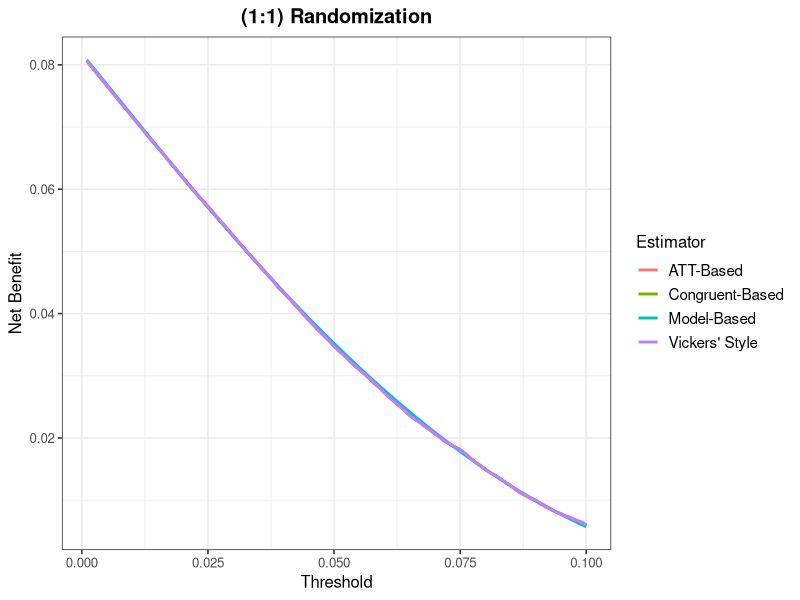
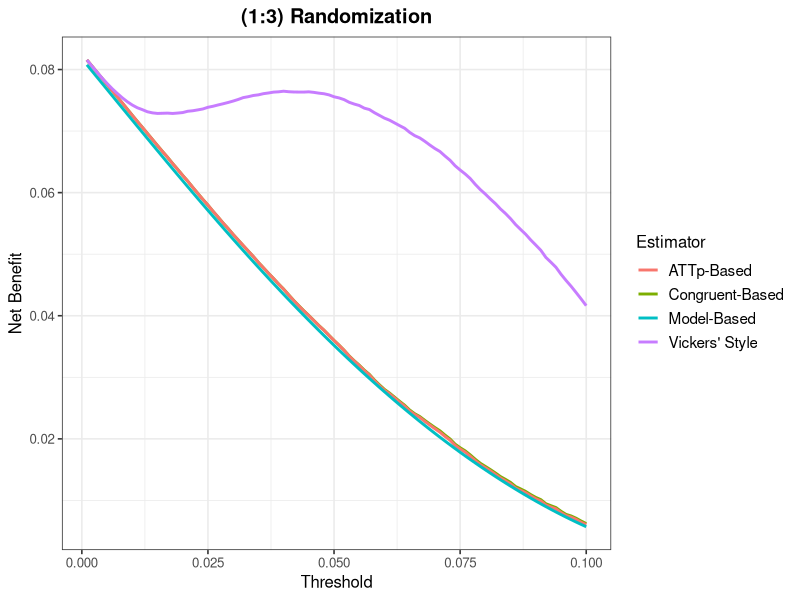
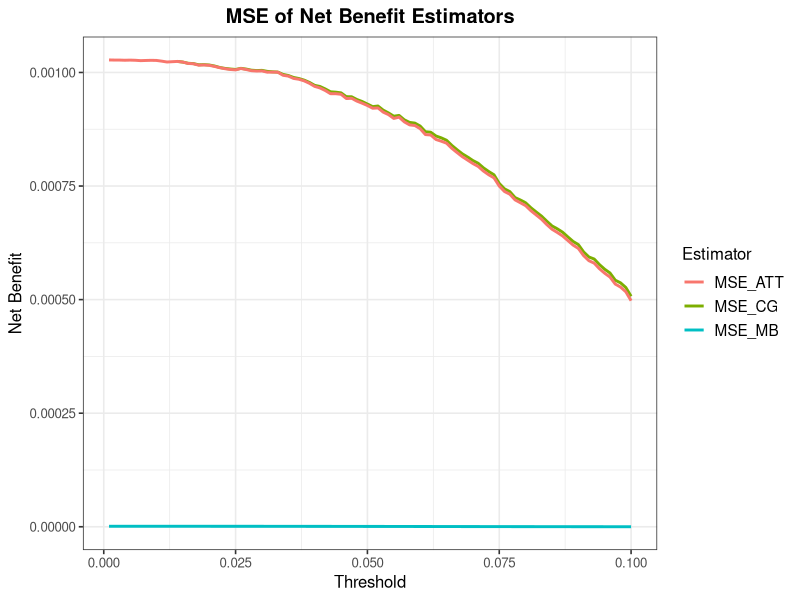

These figures' R source, in order: (Note: a time limit stopped this script after it produced the figures.)

library(dplyr)
library(parallel)
library(ggplot2)


set.seed(123)

##### Treatment Thresholds 
t.grd <- (1:100) / 1000

##### Estimators #####

#### Congruent Based Estimator
NB.CG <- function(y, a, pb, t.grd=NULL) {

  ## outcome prevalence in trial arms
  y.bar.cntrl <- mean(y[a==0]);  
  y.bar.trt <- mean(y[a==1])
  
  ##  very fine grid
  if(is.null(t.grd))
  {
    t.grd <- sort(unique(pb))
  }
  
  nb.model <- rep(NA, length(t.grd))  ### will be output
  
  for (i in 1:length(t.grd)) {
    
    r <- as.integer(pb > t.grd[i])
    
    E_Y_use_rule <- mean(y[a == 0 & r == 0]) * mean(r == 0) + mean(y[a == 1 & r == 1]) * mean(r == 1)
    
    nb.model[i] <- y.bar.cntrl - E_Y_use_rule - t.grd[i]*mean(pb > t.grd[i])   
    
  }
  
  list(t.grd=t.grd, nb.model=nb.model, 
       nb.all=y.bar.cntrl-y.bar.trt-t.grd)  
} 

#### ATT Based Estimator
NB.ATT <- function(y, a, pb, t.grd=NULL) {

  ## outcome prevalence in trial arms
  y.bar.cntrl <- mean(y[a==0]);  y.bar.trt <- mean(y[a==1])
  
  ##  very fine grid
  if(is.null(t.grd))
  {
    t.grd <- sort(unique(pb))
  }
  
  nb.model <- rep(NA, length(t.grd))  ### will be output
  
  for (i in 1:length(t.grd)) {
    
    ### who is above threshold?
    ndx <- which(pb >= t.grd[i])
    
    nb.model[i] <- (mean(y[ndx][a[ndx]==0])-mean(y[ndx][a[ndx]==1])-t.grd[i])*mean(pb > t.grd[i]) 
  }
  
  list(t.grd=t.grd, nb.model=nb.model, 
       nb.all=y.bar.cntrl-y.bar.trt-t.grd)  
}


#### Model-based NB. Only valid if pb=h. Does not work with y and a
NB.MB <- function(pb, t.grd=NULL) {
  
  ### doing quickly, but ...
  ### should check all three inputs are same length 
  ### should check pb is numeric, in [-1,1]
  
  ##  very fine grid
  if(is.null(t.grd))
  {
    t.grd <- sort(unique(pb))
  }
  
  nb.model <- rep(NA, length(t.grd))  ### will be output
  
  for (i in 1:length(t.grd)) {
    
    ### who is above threshold?
    ndx <- which(pb >= t.grd[i])
    nb.model[i] <- (mean(pb[ndx])-t.grd[i])*mean(pb > t.grd[i]) 
  }
  
  list(t.grd=t.grd, nb.model=nb.model, 
       nb.all=mean(pb-t.grd))
}

#### Vickers-Style Estimator 
NB.VS <- function(y, a, pb, t.grd=NULL) {
  
  ## outcome prevalence in trial arms
  y.bar.cntrl <- mean(y[a==0]);  
  y.bar.trt <- mean(y[a==1])
  
  ##  very fine grid
  if(is.null(t.grd))
  {
    t.grd <- sort(unique(pb))
  }
  
  nb.model <- rep(NA, length(t.grd))  ### will be output
  
  for (i in 1:length(t.grd)) {
    ### who is compliant at this threshold?
    
    ndx <- as.logical(a) == (pb > t.grd[i]) ### returns a list of the congruent individuals 
    
    nb.model[i] <- y.bar.cntrl - mean(y[ndx]) - t.grd[i]*mean(pb > t.grd[i])
    
  }
  
  list(t.grd=t.grd, nb.model=nb.model, 
       nb.all=y.bar.cntrl-y.bar.trt-t.grd)  
} 

##### CI Calculators 

##### Congruent Based Estimators ####

### Calculating the Standard Errors for the Congruent Based Estimator Delta Method 
delta_SE_CG <- function(y, a, pb, t.grd) {
  
  n <- length(y)
  se.cg <- numeric(length(t.grd))
  theta_hat <- numeric(length(t.grd))
  ci.lower <- numeric(length(t.grd))
  ci.upper <- numeric(length(t.grd))
  
  for (i in seq_along(t.grd)) {
    
    r <- as.integer(pb > t.grd[i])
    
    counts <- table(factor(a, levels = 0:1),
                    factor(r, levels = 0:1),
                    factor(y, levels = 0:1))
    
    q1 <- counts["0", "0", "0"] / n
    q2 <- counts["0", "0", "1"] / n
    q3 <- counts["0", "1", "0"] / n
    q4 <- counts["0", "1", "1"] / n
    q5 <- counts["1", "0", "0"] / n
    q6 <- counts["1", "0", "1"] / n
    q7 <- counts["1", "1", "0"] / n
    q8 <- counts["1", "1", "1"] / n
    
    q <- c(q1, q2, q3, q4, q5, q6, q7, q8)
    
    d1 <- q1 + q2 + q3 + q4
    benefit <- (q2 + q4) / d1
    
    harm_control <- (q2 / (q1 + q2)) * (q1 + q2 + q5 + q6)
    harm_treated <- (q8 / (q7 + q8)) * (q3 + q4 + q7 + q8)
    
    p <- q3 + q4 + q7 + q8
    
    theta_hat[i] <- benefit - (harm_control + harm_treated) - t.grd[i] * p
    
    grad <- numeric(8)
    grad[1] <- (q2 / (q1 + q2)) - (q2 * (q1 + q2 + q5 + q6)) / (q1 + q2)^2 - (q2 + q4) / d1^2
    grad[2] <- -((q1^2 + 2 * q1 * q2 + q2^2 + q1 * (q5 + q6)) / (q1 + q2)^2) + 1 / d1
    grad[3] <- -q8 / (q7 + q8) - t.grd[i] - (q2 + q4) / d1^2
    grad[4] <- -q8 / (q7 + q8) - t.grd[i] - (q2 + q4) / d1^2 + 1 / d1
    grad[5] <- -q2 / (q1 + q2)
    grad[6] <- -q2 / (q1 + q2)
    grad[7] <- (q3 * q8 + q4 * q8) / (q7 + q8)^2 - t.grd[i]
    grad[8] <- (q8 * (q3 + q4 + q7 + q8) - t.grd[i] * (q7 + q8)^2 - 
                  (q7 + q8) * (q3 + q4 + q7 + 2 * q8)) / (q7 + q8)^2
    
    Sigma <- matrix(0, 8, 8)
    for (j in 1:8) {
      for (k in 1:8) {
        if (j == k) {
          Sigma[j, k] <- q[j] * (1 - q[j]) / n
        } else {
          Sigma[j, k] <- -q[j] * q[k] / n
        }
      }
    }
    
    var_theta <- t(grad) %*% Sigma %*% grad
    se.cg[i] <- sqrt(as.numeric(var_theta))
    
    ci.lower[i] <- theta_hat[i] - 1.96 * se.cg[i]
    ci.upper[i] <- theta_hat[i] + 1.96 * se.cg[i]
  }
  
  return(list(
    t.grd = t.grd,
    theta_hat = theta_hat,
    se = se.cg,
    ci.lower = ci.lower,
    ci.upper = ci.upper
  ))
}

### Calculating the bootstrap standard errors for the congruent based estimator 
bootstrap_SE_CG <- function(y, a, pb, t.grd = NULL, B = 1000) {
  
  n <- length(y)
  
  if (is.null(t.grd)) {
    t.grd <- sort(unique(pb))
  }
  
  nb.boot <- matrix(NA, nrow = B, ncol = length(t.grd))
  
  for (b in 1:B) {
    
    idx <- sample(1:n, size = n, replace = TRUE)
    
    boot.out <- NB.CG(y = y[idx],
                      a = a[idx],
                      pb = pb[idx],
                      t.grd = t.grd)
    
    nb.boot[b, ] <- boot.out$nb.model
  }
  
  nb.lower <- apply(nb.boot, 2, quantile, probs = 0.025, na.rm = TRUE)
  nb.upper <- apply(nb.boot, 2, quantile, probs = 0.975, na.rm = TRUE)
  
  list(
    t.grd = t.grd,
    nb.boot = nb.boot,
    
    ci.lower = nb.lower,
    ci.upper = nb.upper
  )
}

### Calculating the Bayesian posterior distribution of net benefit
bayesian_CG_Shared <- function(y, a, pb, t.grd, m = 1000) {
  
  n <- length(y)
  nb.posterior <- matrix(NA, nrow = m, ncol = length(t.grd))
  nb.cg <- numeric(length(t.grd))
  nb.mean <- numeric(length(t.grd))
  nb.lower <- numeric(length(t.grd))
  nb.upper <- numeric(length(t.grd))
  
  # Shared Uniform(0,1) draws to be used for inverse CDF gamma transform
  unif_base <- matrix(runif(m * 8), nrow = m, ncol = 8)
  
  for (i in seq_along(t.grd)) {
    
    r <- as.integer(pb > t.grd[i])
    
    counts <- table(factor(a, levels = 0:1),
                    factor(r, levels = 0:1),
                    factor(y, levels = 0:1))
    
    q1 <- counts["0", "0", "0"]
    q2 <- counts["0", "0", "1"]
    q3 <- counts["0", "1", "0"]
    q4 <- counts["0", "1", "1"]
    q5 <- counts["1", "0", "0"]
    q6 <- counts["1", "0", "1"]
    q7 <- counts["1", "1", "0"]
    q8 <- counts["1", "1", "1"]
    
    q_counts <- c(q1, q2, q3, q4, q5, q6, q7, q8)
    alpha <- q_counts + 1
    qhat <- q_counts / sum(q_counts)
    
    # Plug-in estimator
    harm_ctrl <- if ((qhat[1] + qhat[2]) > 0) {
      (qhat[2] / (qhat[1] + qhat[2])) * (qhat[1] + qhat[2] + qhat[5] + qhat[6])
    } else 0
    
    harm_trt <- if ((qhat[7] + qhat[8]) > 0) {
      (qhat[8] / (qhat[7] + qhat[8])) * (qhat[3] + qhat[4] + qhat[7] + qhat[8])
    } else 0
    
    benefit <- (qhat[2] + qhat[4]) / (qhat[1] + qhat[2] + qhat[3] + qhat[4])
    p <- qhat[3] + qhat[4] + qhat[7] + qhat[8]
    
    nb.cg[i] <- benefit - (harm_ctrl + harm_trt) - t.grd[i] * p
    
    # Transform shared uniform draws to gamma using threshold-specific alpha
    gamma_draws <- matrix(NA, nrow = m, ncol = 8)
    for (k in 1:8) {
      gamma_draws[, k] <- qgamma(unif_base[, k], shape = alpha[k], scale = 1)
    }
    dirichlet_draws <- gamma_draws / rowSums(gamma_draws)
    
    for (j in 1:m) {
      q <- dirichlet_draws[j, ]
      
      harm_ctrl_j <- if ((q[1] + q[2]) > 0) {
        (q[2] / (q[1] + q[2])) * (q[1] + q[2] + q[5] + q[6])
      } else 0
      
      harm_trt_j <- if ((q[7] + q[8]) > 0) {
        (q[8] / (q[7] + q[8])) * (q[3] + q[4] + q[7] + q[8])
      } else 0
      
      benefit_j <- (q[2] + q[4]) / (q[1] + q[2] + q[3] + q[4])
      p_j <- q[3] + q[4] + q[7] + q[8]
      
      nb.posterior[j, i] <- benefit_j - (harm_ctrl_j + harm_trt_j) - t.grd[i] * p_j
    }
    
    nb.mean[i] <- mean(nb.posterior[, i], na.rm = TRUE)
    nb.lower[i] <- quantile(nb.posterior[, i], 0.025, na.rm = TRUE)
    nb.upper[i] <- quantile(nb.posterior[, i], 0.975, na.rm = TRUE)
  }
  
  list(
    t.grd = t.grd,
    nb.plugin = nb.cg,
    nb.posterior = nb.posterior,
    nb.posterior.mean = nb.mean,
    ci.lower = nb.lower,
    ci.upper = nb.upper
  )
}


##### ATT Based Estimators ####
### Calculating the Delta Method Standard Errors for the ATT Based Estimator 
delta_SE_ATT <- function(y, a, pb, t.grd) {
  
  n <- length(y)
  se.att <- numeric(length(t.grd))
  theta_hat <- numeric(length(t.grd))
  ci.lower <- numeric(length(t.grd))
  ci.upper <- numeric(length(t.grd))
  
  for (i in seq_along(t.grd)) {
    
    r <- as.integer(pb >= t.grd[i])
    
    counts <- table(factor(a, levels = 0:1),
                    factor(r, levels = 0:1),
                    factor(y, levels = 0:1))
    
    q1 <- counts["0", "0", "0"]
    q2 <- counts["0", "0", "1"]
    q3 <- counts["0", "1", "0"]
    q4 <- counts["0", "1", "1"]
    q5 <- counts["1", "0", "0"]
    q6 <- counts["1", "0", "1"]
    q7 <- counts["1", "1", "0"]
    q8 <- counts["1", "1", "1"]
    
    q <- c(q1, q2, q3, q4, q5, q6, q7, q8) / n
    
    p <- q[3] + q[4] + q[7] + q[8]
    EY_r1_a0 <- q[4] / (q[3] + q[4])
    EY_r1_a1 <- q[8] / (q[7] + q[8])
    theta_hat[i] <- (EY_r1_a0 - EY_r1_a1 - t.grd[i]) * p
    
    grad <- numeric(8)
    grad[1] <- 0
    grad[2] <- 0
    grad[3] <- (-q[4] / (q[3] + q[4])^2) * p + (EY_r1_a0 - EY_r1_a1 - t.grd[i])
    grad[4] <- (q[3] / (q[3] + q[4])^2) * p + (EY_r1_a0 - EY_r1_a1 - t.grd[i])
    grad[5] <- 0
    grad[6] <- 0
    grad[7] <- (q[8] / (q[7] + q[8])^2) * p + (EY_r1_a0 - EY_r1_a1 - t.grd[i])
    grad[8] <- (-q[7] / (q[7] + q[8])^2) * p + (EY_r1_a0 - EY_r1_a1 - t.grd[i])
    
    Sigma <- matrix(0, 8, 8)
    for (j in 1:8) {
      for (k in 1:8) {
        if (j == k) {
          Sigma[j, k] <- q[j] * (1 - q[j]) / n
        } else {
          Sigma[j, k] <- -q[j] * q[k] / n
        }
      }
    }
    
    var_theta <- t(grad) %*% Sigma %*% grad
    se.att[i] <- sqrt(as.numeric(var_theta))
    
    # Confidence intervals
    ci.lower[i] <- theta_hat[i] - 1.96 * se.att[i]
    ci.upper[i] <- theta_hat[i] + 1.96 * se.att[i]
  }
  
  return(list(
    t.grd = t.grd,
    theta_hat = theta_hat,
    se = se.att,
    ci.lower = ci.lower,
    ci.upper = ci.upper
  ))
}

### Calculating the bootstrap standard errors for the ATT Based Estimator 
bootstrap_SE_ATT <- function(y, a, pb, t.grd = NULL, B = 1000) {
  
  n <- length(y)
  
  if (is.null(t.grd)) {
    t.grd <- sort(unique(pb))
  }
  
  nb.boot <- matrix(NA, nrow = B, ncol = length(t.grd))
  
  for (b in 1:B) {
    
    idx <- sample(1:n, size = n, replace = TRUE)
    
    boot.out <- NB.ATT(y = y[idx],
                      a = a[idx],
                      pb = pb[idx],
                      t.grd = t.grd)
    
    nb.boot[b, ] <- boot.out$nb.model
  }
  
  nb.lower <- apply(nb.boot, 2, quantile, probs = 0.025, na.rm = TRUE)
  nb.upper <- apply(nb.boot, 2, quantile, probs = 0.975, na.rm = TRUE)
  
  list(
    t.grd = t.grd,
    nb.boot = nb.boot,
    
    ci.lower = nb.lower,
    ci.upper = nb.upper
  )
}

### Calculating the bootstrap standard errors for the ATT Based Estimator 
bayesian_ATT_Shared <- function(y, a, pb, t.grd, m = 1000) {
  
  nb.posterior <- matrix(NA, nrow = m, ncol = length(t.grd))
  nb.plugin <- numeric(length(t.grd))      # Plug-in MS estimator
  nb.mean   <- numeric(length(t.grd))      # Posterior mean
  nb.low    <- numeric(length(t.grd))      # 2.5% quantile
  nb.high   <- numeric(length(t.grd))      # 97.5% quantile
  
  # Step 1: Shared uniform(0,1) draws
  unif_base <- matrix(runif(m * 8), nrow = m, ncol = 8)
  
  for (i in seq_along(t.grd)) {
    
    r <- as.integer(pb >= t.grd[i])
    
    counts <- table(factor(a, levels = 0:1),
                    factor(r, levels = 0:1),
                    factor(y, levels = 0:1))
    
    q1 <- counts["0", "0", "0"]
    q2 <- counts["0", "0", "1"]
    q3 <- counts["0", "1", "0"]
    q4 <- counts["0", "1", "1"]
    q5 <- counts["1", "0", "0"]
    q6 <- counts["1", "0", "1"]
    q7 <- counts["1", "1", "0"]
    q8 <- counts["1", "1", "1"]
    
    # --- Plug-in MS estimator ---
    qhat <- as.numeric(c(q1, q2, q3, q4, q5, q6, q7, q8)) / sum(counts)
    
    denom_a0 <- qhat[3] + qhat[4]
    denom_a1 <- qhat[7] + qhat[8]
    
    if (denom_a0 > 0 && denom_a1 > 0) {
      EY_r1_a0 <- qhat[4] / denom_a0
      EY_r1_a1 <- qhat[8] / denom_a1
      P_r1     <- denom_a0 + denom_a1
      
      nb.plugin[i] <- (EY_r1_a0 - EY_r1_a1 - t.grd[i]) * P_r1
    } else {
      nb.plugin[i] <- NA
    }
    
    # --- Dirichlet posterior ---
    alpha <- c(q1, q2, q3, q4, q5, q6, q7, q8) + 1
    
    # Transform shared uniforms to gamma
    gamma_draws <- matrix(NA, nrow = m, ncol = 8)
    for (k in 1:8) {
      gamma_draws[, k] <- qgamma(unif_base[, k], shape = alpha[k], scale = 1)
    }
    
    dirichlet_draws <- gamma_draws / rowSums(gamma_draws)
    
    for (j in 1:m) {
      q <- dirichlet_draws[j, ]
      
      denom_a0 <- q[3] + q[4]
      denom_a1 <- q[7] + q[8]
      
      if (denom_a0 > 0 && denom_a1 > 0) {
        EY_r1_a0 <- q[4] / denom_a0
        EY_r1_a1 <- q[8] / denom_a1
        P_r1     <- denom_a0 + denom_a1
        
        nb.posterior[j, i] <- (EY_r1_a0 - EY_r1_a1 - t.grd[i]) * P_r1
      }
    }
    
    nb.mean[i] <- mean(nb.posterior[, i], na.rm = TRUE)
    nb.low[i]  <- quantile(nb.posterior[, i], 0.025, na.rm = TRUE)
    nb.high[i] <- quantile(nb.posterior[, i], 0.975, na.rm = TRUE)
  }
  
  list(
    t.grd = t.grd,
    nb.plugin = nb.plugin,
    nb.posterior = nb.posterior,
    nb.posterior.mean = nb.mean,
    nb.lower = nb.low,
    nb.upper = nb.high
  )
}


##### Code to calculate the true value of H using numerical integration ####

# Simulating the TRUE RCT using a randomization ratio of r # 
gen_data <- function(n, r, z = 1)
{
  x <- rnorm(n,1,1) 
  a <- rbinom(n,1,r) 
  p0 <- 1/(1+exp(-(-2+x)))
  p1 <- 1/(1+exp(-(-2+x-0.5)))
  Y0 <- rbinom(n, 1, p0)
  Y1 <- rbinom(n, 1, p1)
  Y <- a*Y1+(1-a)*Y0
  h <- (p0-p1)/z # M True value of H 
  df <- data.frame(h=h, a=a, Y=Y, p0=p0, x=x)
  df <- df[order(df$h),]
  df
}

# Simulating the true NB using a dataset # 
# Simulating the true NB using a dataset
simulate_one <- function(n, t.grd, r, z = 1, vs = FALSE) {
  
  df <- gen_data(n = n, r = r, z = z)
  
  cg  <- NB.CG(df$Y, df$a, df$h, t.grd)
  att <- NB.ATT(df$Y, df$a, df$h, t.grd)
  mb  <- NB.MB(df$h, t.grd)
  
  # base data frame
  out <- data.frame(
    threshold = t.grd,
    NB_CG = cg$nb.model,
    NB_ATT = att$nb.model,
    NB_MB = mb$nb.model
  )
  
  # conditionally add NB_VS
  if (vs == TRUE) {
    vs_out <- NB.VS(df$Y, df$a, df$h, t.grd)
    out$NB_VS <- vs_out$nb.model
  }
  
  out 
}

NB_true_half <- simulate_one(n = 1000000, t.grd, r = 1/2, vs = TRUE) # 1:1 randomization

NB_true_quarter <- simulate_one(n = 1000000, t.grd, r = 1/4, vs = TRUE) # 1:3 randomization 

##### Net Benefit curves to show the Vickers' Style estimator only works for 1:1 randomization ####

# works just fine here 
ggplot(NB_true_half, aes(x = threshold)) +
  geom_line(aes(y = NB_CG,  color = "NB_CG"), size = 1) +
  geom_line(aes(y = NB_ATT, color = "NB_ATT"), size = 1) +
  geom_line(aes(y = NB_MB,  color = "NB_MB"), size = 1) +
  geom_line(aes(y = NB_VS,  color = "NB_VS"), size = 1) +
  theme_bw(base_size = 12) +
  labs(
    x = "Threshold",
    y = "Net Benefit",
    color = "Estimator",
    title = "(1:1) Randomization"
  ) +
  scale_color_manual(
    values = c("NB_CG" = "#7CAE00",
               "NB_ATT" = "#F8766D",
               "NB_MB" = "#00BFC4",
               "NB_VS" = "#C77CFF"),
    labels = c("NB_CG" = "Congruent-Based",
               "NB_ATT" = "ATT-Based",
               "NB_MB" = "Model-Based",
               "NB_VS" = "Vickers' Style")
  ) +
  theme(
    legend.position = "right",
    legend.title = element_text(size = 12),
    legend.text = element_text(size = 11),
    plot.title = element_text(face = "bold", hjust = 0.5)
  )

# Vickers' style estimator fails when the randomization ratio is no longer 1:1 
ggplot(NB_true_quarter, aes(x = threshold)) +
  geom_line(aes(y = NB_CG,  color = "NB_CG"), size = 1) +
  geom_line(aes(y = NB_ATT, color = "NB_ATT"), size = 1) +
  geom_line(aes(y = NB_MB,  color = "NB_MB"), size = 1) +
  geom_line(aes(y = NB_VS,  color = "NB_VS"), size = 1) +
  theme_bw(base_size = 12) +
  labs(
    x = "Threshold",
    y = "Net Benefit",
    color = "Estimator",
    title = "(1:3) Randomization"
  ) +
  scale_color_manual(
    values = c("NB_CG" = "#7CAE00",
               "NB_ATT" = "#F8766D",
               "NB_MB" = "#00BFC4",
               "NB_VS" = "#C77CFF"),
    labels = c("NB_CG" = "Congruent-Based",
               "NB_ATT" = "ATTp-Based",
               "NB_MB" = "Model-Based",
               "NB_VS" = "Vickers' Style")
  ) +
  theme(
    legend.position = "right",
    legend.title = element_text(size = 12),
    legend.text = element_text(size = 11),
    plot.title = element_text(face = "bold", hjust = 0.5)
  )


## Now to calculate the MSE of our estimators 

###### Calculating the MSE of the NB estimators ####

# First we will run our simulations for our sample datasets with n = 1000 and n_sim = 2000

run_simulation <- function(n_sim, z = 1) {
  
  results <- lapply(1:n_sim, function(i) {
    
    sim_result <- simulate_one(n= 1000, t.grd, r = 1/4, z = z)
    sim_result$sim <- i
    sim_result }) %>% dplyr::bind_rows()
  
  return(results)
}

sim_results <- run_simulation(n_sim = 2000)

# First we will merge the true dataset and the simulated dataset 
merged <- merge(sim_results, NB_true_quarter[, -5], by = "threshold", suffixes = c("", "_true"))

# Now we are calculating the MSE per threshold per estimator 
mse_summary <- data.frame(
  threshold = t.grd,
  MSE_CG  = tapply((merged$NB_CG  - merged$NB_CG_true)^2, merged$threshold, mean),
  MSE_ATT = tapply((merged$NB_ATT - merged$NB_ATT_true)^2, merged$threshold, mean),
  MSE_MB  = tapply((merged$NB_MB  - merged$NB_MB_true)^2, merged$threshold, mean)
)

##### GGPLOT TIME MSE of Net Benefit Estimators #####
ggplot(mse_summary, aes(x = threshold)) +
  geom_line(aes(y = MSE_CG,  color = "MSE_CG"), size = 1) +
  geom_line(aes(y = MSE_ATT, color = "MSE_ATT"), size = 1) +
  geom_line(aes(y = MSE_MB,  color = "MSE_MB"), size = 1) +
  theme_bw(base_size = 12) +
  labs(
    x = "Threshold",
    y = "Net Benefit",
    color = "Estimator",
    title = "MSE of Net Benefit Estimators"
  ) +
  scale_color_manual(
    values = c("MSE_CG" = "#7CAE00",
               "MSE_ATT" = "#F8766D",
               "MSE_MB" = "#00BFC4"),
    labels = c("NB_CG" = "Congruent-Based",
               "NB_ATT" = "ATE > Threshold-
               Based",
               "NB_MB" = "Model-Based")
  ) +
  theme(
    legend.position = "right",
    legend.title = element_text(size = 12),
    legend.text = element_text(size = 11),
    plot.title = element_text(face = "bold", hjust = 0.5)
  )


##### Introducing a Monotonically Shifted H to see how this affects the MSE of the NB Estimator ####

sim_results_monoshift <- run_simulation(n_sim = 2000, z = 2)

# First we will merge the true dataset and the simulated dataset 
merged_monoshift <- merge(sim_results_monoshift, NB_true_quarter, by = "threshold", suffixes = c("", "_true"))

# Now we are calculating the MSE per threshold per estimator 
mse_summary_monoshift <- data.frame(
  threshold = t.grd,
  MSE_CG  = tapply((merged_monoshift$NB_CG  - merged_monoshift$NB_CG_true)^2, merged_monoshift$threshold, mean),
  MSE_ATT = tapply((merged_monoshift$NB_ATT - merged_monoshift$NB_ATT_true)^2, merged_monoshift$threshold, mean),
  MSE_MB  = tapply((merged_monoshift$NB_MB  - merged_monoshift$NB_MB_true)^2, merged_monoshift$threshold, mean)
)

### GGPLOT TIME MSE of Net Benefit Estimators for a monotonically shifted h 
ggplot(mse_summary_monoshift, aes(x = threshold)) +
  geom_line(aes(y = MSE_CG,  color = "MSE_CG"), size = 1) +
  geom_line(aes(y = MSE_ATT, color = "MSE_ATT"), size = 1) +
  geom_line(aes(y = MSE_MB,  color = "MSE_MB"), size = 1) +
  theme_bw(base_size = 12) +
  labs(
    x = "Threshold",
    y = "Net Benefit",
    color = "Estimator",
    title = "MSE of Net Benefit Estimators for a Monotonically Shifted H"
  ) +
  scale_color_manual(
    values = c("MSE_CG" = "#7CAE00",
               "MSE_ATT" = "#F8766D",
               "MSE_MB" = "#00BFC4"),
    labels = c("NB_CG" = "Congruent-Based",
               "NB_ATT" = "ATE > Threshold-
               Based",
               "NB_MB" = "Model-Based")
  ) +
  theme(
    legend.position = "right",
    legend.title = element_text(size = 12),
    legend.text = element_text(size = 11),
    plot.title = element_text(face = "bold", hjust = 0.5)
  )

#### looking at the NB for a shifted h for one random dataset

NB_monoshift <- sim_results_monoshift[sim_results_monoshift$sim == sample(1:2000, 1), ]

### GGPLOT TIME MSE of Net Benefit Estimators for a monotonically shifted h 
ggplot(NB_monoshift, aes(x = threshold)) +
  geom_line(aes(y = NB_CG,  color = "NB_CG"), size = 1) +
  geom_line(aes(y = NB_ATT, color = "NB_ATT"), size = 1) +
  geom_line(aes(y = NB_MB,  color = "NB_MB"), size = 1) +
  theme_bw(base_size = 12) +
  labs(
    x = "Threshold",
    y = "Net Benefit",
    color = "Estimator",
    title = " Net Benefit of Estimators for a Monotonically Shifted H for a random dataset"
  ) +
  scale_color_manual(
    values = c("NB_CG" = "#7CAE00",
               "NB_ATT" = "#F8766D",
               "NB_MB" = "#00BFC4"),
    labels = c("NB_CG" = "Congruent-Based",
               "NB_ATT" = "ATE > Threshold-
               Based",
               "NB_MB" = "Model-Based")
  ) +
  theme(
    legend.position = "right",
    legend.title = element_text(size = 12),
    legend.text = element_text(size = 11),
    plot.title = element_text(face = "bold", hjust = 0.5)
  )




##### Time to calculate my best friend Coverage probabilities and CI Length  ####

evaluate_coverage <- function(n_sim, t.grd, true_vals, ci_function, 
                                       estimator_label, method_label, n_cores = detectCores() - 1) {
  
  # wrapper function for one simulation
  single_sim <- function(i) {
    df <- gen_data(n=1000, r = 1/4)
    y <- df$Y
    a <- df$a
    pb <- df$h
    
    ci <- ci_function(y, a, pb, t.grd)
    
    coverage <- (true_vals$NB_true >= ci$ci.lower) & (true_vals$NB_true <= ci$ci.upper)
    ci_len <- ci$ci.upper - ci$ci.lower
    
    list(sim_id = i, coverage = coverage, ci_length = ci_len)
  }
  
  results <- mclapply(1:n_sim, single_sim, mc.cores = n_cores) # returns nsim lists with scalar sim_id = i, two vectors of length t.grd
  
  coverage_matrix <- do.call(cbind, lapply(results, `[[`, "coverage")) ## the lapply function just extracts the coverage from each nsim list then cbinds it based on nsim
  ci_length_matrix <- do.call(cbind, lapply(results, `[[`, "ci_length")) 
  
  data.frame(
    threshold = t.grd,
    coverage = rowMeans(coverage_matrix, na.rm = TRUE),
    avg_ci_length = rowMeans(ci_length_matrix, na.rm = TRUE),
    method = method_label,
    estimator = estimator_label
  )
}

## Calculating the "true dataframes" 
true_CG_df <- data.frame(threshold = NB_true_quarter$threshold, NB_true = NB_true_quarter$NB_CG)
true_ATT_df <- data.frame(threshold = NB_true_quarter$threshold, NB_true = NB_true_quarter$NB_ATT)


CG_delta <- evaluate_coverage(
  n_sim = 100,
  t.grd = t.grd,
  true_vals = true_CG_df,
  ci_function = function(y, a, pb, t.grd) {
    out <- delta_SE_CG(y, a, pb, t.grd)
    list(ci.lower = out$ci.lower, ci.upper = out$ci.upper)
  },
  estimator_label = "CG",
  method_label = "Delta"
)

CG_bayes <- evaluate_coverage(
  n_sim = 100,
  t.grd = t.grd,
  true_vals = true_CG_df,
  ci_function = function(y, a, pb, t.grd) {
    out <- bayesian_CG_Shared(y, a, pb, t.grd)
    list(ci.lower = out$ci.lower, ci.upper = out$ci.upper)
  },
  estimator_label = "CG",
  method_label = "Bayesian"
)


CG_bootstrap <- evaluate_coverage(
  n_sim = 100,
  t.grd = t.grd,
  true_vals = true_CG_df,
  ci_function = function(y, a, pb, t.grd) {
    out <- bootstrap_SE_CG(y, a, pb, t.grd, B = 1000)
    list(ci.lower = out$ci.lower, ci.upper = out$ci.upper)
  },
  estimator_label = "CG",
  method_label = "Bootstrap"
)

CG_combined <- bind_rows(CG_delta, CG_bayes, CG_bootstrap)

View(CG_combined)


## ATT Coverage probability and CI Length #

ATT_delta <- evaluate_coverage(
  n_sim = 100,
  t.grd = t.grd,
  true_vals = true_ATT_df,
  ci_function = function(y, a, pb, t.grd) {
    out <- delta_SE_ATT(y, a, pb, t.grd)
    list(ci.lower = out$ci.lower, ci.upper = out$ci.upper)
  },
  estimator_label = "ATT",
  method_label = "Delta"
)

View(ATT_bayes)

ATT_bayes <- evaluate_coverage(
  n_sim = 100,
  t.grd = t.grd,
  true_vals = true_ATT_df,
  ci_function = function(y, a, pb, t.grd) {
    out <- bayesian_ATT_Shared(y, a, pb, t.grd)
    list(ci.lower = out$nb.lower, ci.upper = out$nb.upper) 
  },
  estimator_label = "ATT",
  method_label = "Bayesian"
)

ATT_bootstrap <- evaluate_coverage(
  n_sim = 100,
  t.grd = t.grd,
  true_vals = true_ATT_df,
  ci_function = function(y, a, pb, t.grd) {
    out <- bootstrap_SE_ATT(y, a, pb, t.grd, B = 1000)
    list(ci.lower = out$ci.lower, ci.upper = out$ci.upper)
  },
  estimator_label = "ATT",
  method_label = "Bootstrap"
)


ATT_combined <- bind_rows(ATT_delta, ATT_bayes, ATT_bootstrap)

View(ATT_combined)

ggplot(ATT_combined, aes(x = threshold, y = coverage, color = method)) +
  geom_line(size = 1.2) +
  geom_hline(yintercept = 0.95, linetype = "dashed", color = "black") +
  ylim(0.9, 1) +
  labs(
    title = "Coverage Probability (ATT Estimator)",
    x = "Threshold",
    y = "Coverage Probability",
    color = "Method"    
  ) +
  theme_minimal()


ggplot(ATT_combined, aes(x = threshold, y = avg_ci_length, color = method)) +
  geom_line(size = 1.2) +
  labs(title = "Average CI Length - ATT Estimator", x = "Threshold", y = "Avg CI Length",
       color = "Method"
  ) +
  theme_minimal()



ggplot(CG_combined, aes(x = threshold, y = coverage, color = method)) +
  geom_line(size = 1.2) +
  geom_hline(yintercept = 0.95, linetype = "dashed", color = "black") +
  ylim(0.9, 1) +
  labs(
    title = "Coverage Probability (CG Estimator)",
    x = "Threshold",
    y = "Coverage Probability",
    color = "Method"    
  ) +
  theme_minimal()


ggplot(CG_combined, aes(x = threshold, y = avg_ci_length, color = method)) +
  geom_line(size = 1.2) +
  labs(title = "Average CI Length - CG Estimator", x = "Threshold", y = "Avg CI Length",
       color = "Method"
  ) +
  theme_minimal()
